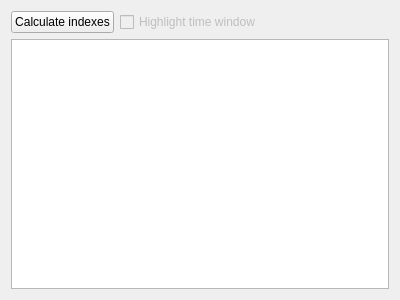
<?xml version="1.0" encoding="UTF-8"?>
<ui version="4.0">
 <class>TableMarkerWidget</class>
 <widget class="QWidget" name="TableMarkerWidget">
  <property name="geometry">
   <rect>
    <x>0</x>
    <y>0</y>
    <width>400</width>
    <height>300</height>
   </rect>
  </property>
  <property name="windowTitle">
   <string>Form</string>
  </property>
  <layout class="QVBoxLayout" name="verticalLayout">
   <item>
    <layout class="QHBoxLayout" name="horizontalLayout">
     <item>
      <widget class="QPushButton" name="CalcIndicesButton">
       <property name="text">
        <string>Calculate indexes</string>
       </property>
      </widget>
     </item>
     <item>
      <widget class="QCheckBox" name="HighlightTimeWindowCheckBox">
       <property name="enabled">
        <bool>false</bool>
       </property>
       <property name="text">
        <string>Highlight time window</string>
       </property>
      </widget>
     </item>
     <item>
      <spacer name="horizontalSpacer">
       <property name="orientation">
        <enum>Qt::Horizontal</enum>
       </property>
       <property name="sizeHint" stdset="0">
        <size>
         <width>40</width>
         <height>20</height>
        </size>
       </property>
      </spacer>
     </item>
    </layout>
   </item>
   <item>
    <widget class="QTableView" name="MarkerTableView">
     <property name="styleSheet">
      <string notr="true">QTableView::item{ padding : 2px; }
QLineEdit{ padding : 0px; }
QDoubleSpinBox{ padding : 0px; }</string>
     </property>
    </widget>
   </item>
  </layout>
 </widget>
 <resources/>
 <connections/>
</ui>
